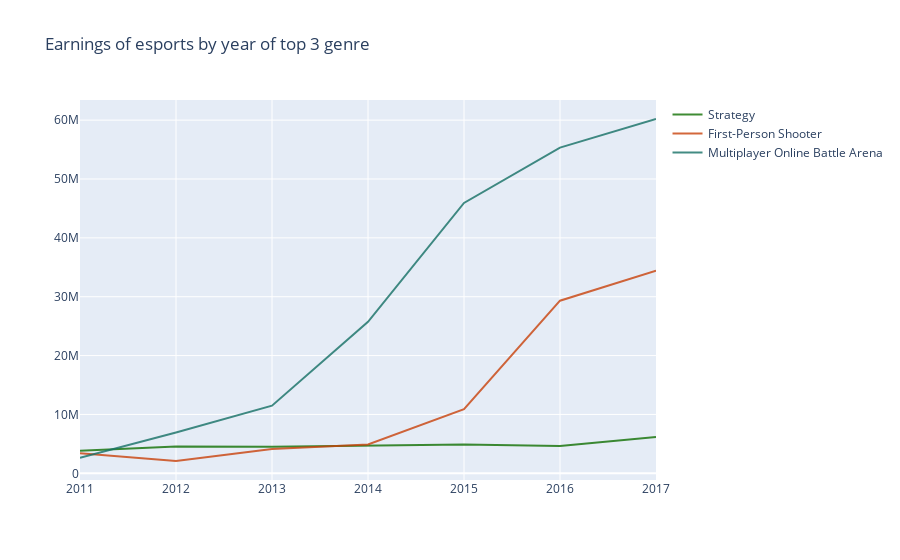

Notebook code for this chart:
### Code cell
colores = ['rgba(16, 112, 2, 0.8)','rgba(200, 65, 10, 0.8)','rgba(20, 112, 100, 0.8)']
data = []
color = 0
for i in df_hist_anual_genero_top3_period3['Genre'].unique():
    df_genero = df_hist_anual_genero_top3_period3[['Date','Earnings','Players','Tournaments']][df_hist_anual_genero_top3_period3['Genre'] == i]
    df_genero['Date'] = df_genero['Date'].str[:4]
    df_genero = df_genero.groupby('Date',as_index=False).sum()

    trace1 = go.Scatter(
                        x = df_genero['Date'],
                        y = df_genero['Earnings'],
                        name = i,
                        mode= 'lines',
                        marker = dict(color = colores[color]))

    color += 1
    data.append(trace1)

layout = dict(title = 'Earnings of esports by year of top 3 genre',
             xaxis= dict(title= '')
           )

fig = go.Figure(data = data, layout=layout)

iplot(fig)

### Figure 1 — Plotly figure (JSON) as saved in the notebook; plotly's stock layout.template omitted (floating-point values rounded to 4 significant figures)
{"data": [{"marker": {"color": "rgba(16, 112, 2, 0.8)"}, "mode": "lines", "name": "Strategy", "type": "scatter", "x": ["2011", "2012", "2013", "2014", "2015", "2016", "2017"], "y": [3832000.0, 4574000.0, 4531000.0, 4723000.0, 4908000.0, 4660000.0, 6163000.0]}, {"marker": {"color": "rgba(200, 65, 10, 0.8)"}, "mode": "lines", "name": "First-Person Shooter", "type": "scatter", "x": ["2011", "2012", "2013", "2014", "2015", "2016", "2017"], "y": [3407000.0, 2091000.0, 4133000.0, 4903000.0, 10900000.0, 29330000.0, 34440000.0]}, {"marker": {"color": "rgba(20, 112, 100, 0.8)"}, "mode": "lines", "name": "Multiplayer Online Battle Arena", "type": "scatter", "x": ["2011", "2012", "2013", "2014", "2015", "2016", "2017"], "y": [2619000.0, 6943000.0, 11500000.0, 25730000.0, 45930000.0, 55330000.0, 60190000.0]}], "layout": {"title": {"text": "Earnings of esports by year of top 3 genre"}, "xaxis": {"title": {"text": ""}}}}
